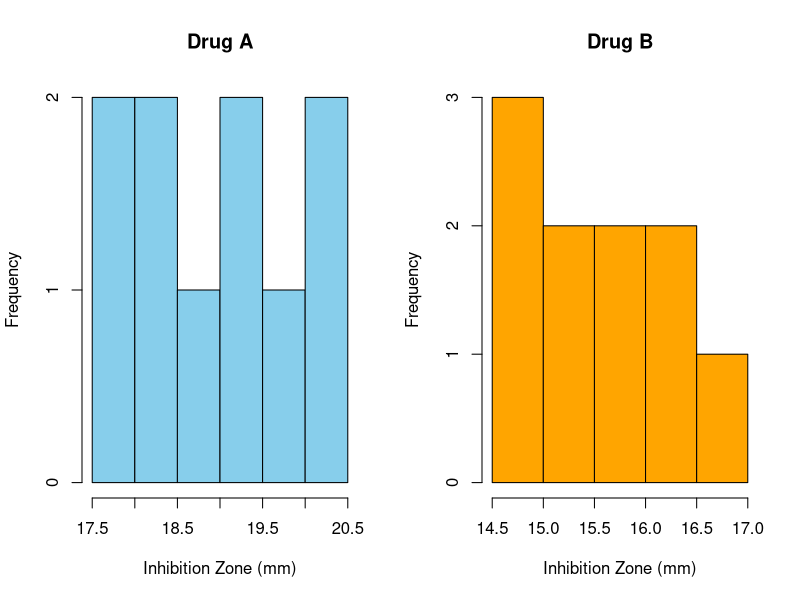
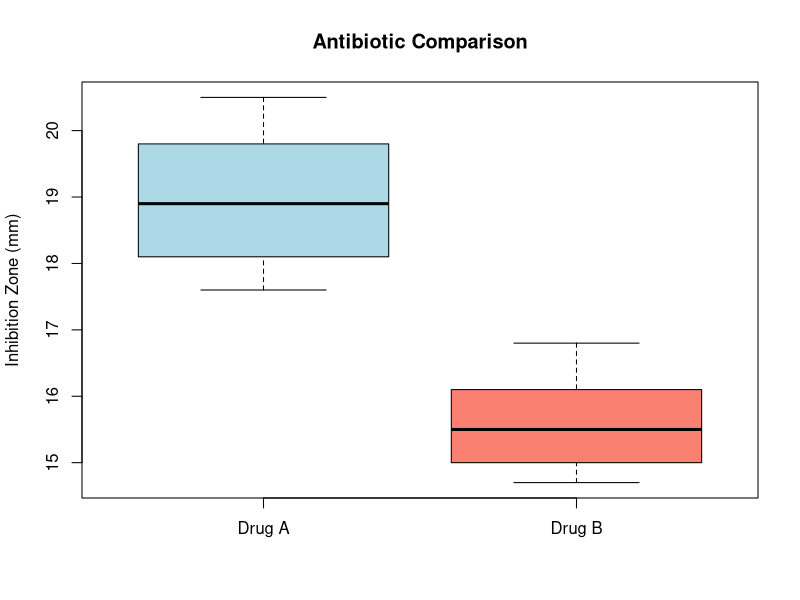

Recreate these plots in R, in order.
# ============================
# Antibiotic Effect Comparison
# ============================

# Goal: Compare two antibiotics (Drug A and Drug B)
# based on the inhibition zone (in mm) against bacterial growth.

# Load necessary package (built-in datasets, but not strictly required here)
library(datasets)

# Simulated inhibition zone data for two antibiotic groups
drugA <- c(18.1, 19.5, 17.8, 20.2, 18.7, 19.1, 17.6, 20.5, 18.4, 19.8)
drugB <- c(15.4, 16.1, 15.9, 14.7, 15.2, 16.8, 15.0, 16.3, 15.6, 14.9)

# 1. Visual comparison using histograms
par(mfrow = c(1,2))  # two plots side by side
hist(drugA, col = "skyblue", main = "Drug A", xlab = "Inhibition Zone (mm)")
hist(drugB, col = "orange", main = "Drug B", xlab = "Inhibition Zone (mm)")

# 2. Normality check (Shapiro-Wilk Test)
cat("Normality Test:\n")
print(shapiro.test(drugA))  # W ~ 0.95+, p > 0.05 → normal
print(shapiro.test(drugB))

# 3. Variance comparison (F-test)
cat("\nF-test for Equal Variances:\n")
print(var.test(drugA, drugB))  # p > 0.05 → equal variances assumed

# 4. Independent two-sample t-test
cat("\nT-test:\n")
print(t.test(drugA, drugB, var.equal = TRUE))  # p < 0.05 → significant difference

# 5. (Optional) Non-parametric test if normality fails
cat("\nWilcoxon Test (Non-parametric):\n")
print(wilcox.test(drugA, drugB))  # use only if data not normal

# 6. Boxplot comparison
par(mfrow = c(1,1))  # reset plot layout
boxplot(drugA, drugB,
        names = c("Drug A", "Drug B"),
        col = c("lightblue", "salmon"),
        main = "Antibiotic Comparison",
        ylab = "Inhibition Zone (mm)")
